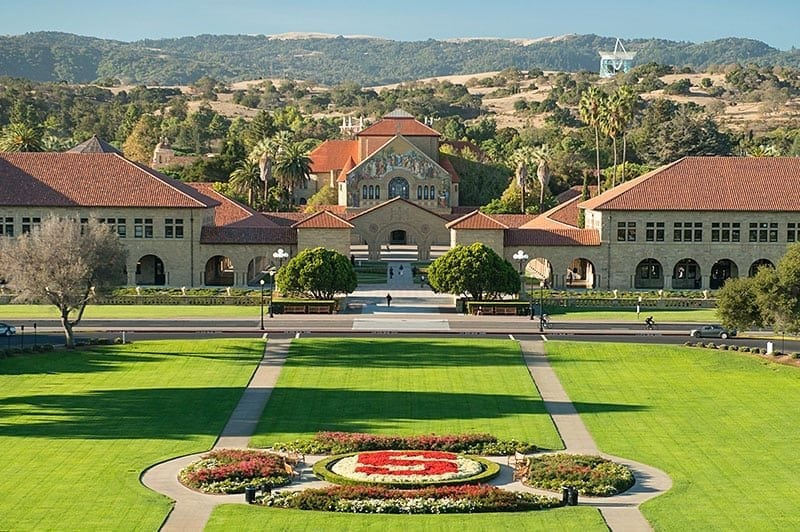
#> input picture images/stanford.jpg, 800 x 532 px
$ python main.py
#> lines starting #> are read from the running program, lines starting #| are printed output that depends on the picture
#> further down, forestImage is the input picture: shape (532, 800, 3); mean B, G, R 90.2, 131.8, 126.2
### focusSimulation.py
import cv2
import math


def calculateRho(sceneProperties, focuserProperties, img):
    """
    :param sceneProperties: SceneProperties object
    :param focuserProperties: FocuserProperties object
    :param img: numpy image shape (get using image.shape)
    :return: Rho of blur circle
    """
    realSceneHeight = math.tan(math.radians(focuserProperties.viewAngle / 2.0)) * sceneProperties.distance * 2
    equivalentSensorHeight = realSceneHeight * focuserProperties.focalLength / sceneProperties.distance
    return max(img.shape[0], img.shape[1]) / equivalentSensorHeight


def getBlurRadius(sceneProperties, focuserProperties, focuserPosition):
    f = focuserProperties.focalLength
    u = sceneProperties.distance
    s = f + (focuserPosition / 255.0) * focuserProperties.barrelLength
    A = focuserProperties.aperture

    r = s * A * ((1.0 / f) - (1.0 / u) - (1.0 / s)) / 2

    return r


def getPixelBlurRadius(sceneProperties, focuserProperties, focuserPosition, img):
    r = getBlurRadius(sceneProperties, focuserProperties, focuserPosition)
    p = calculateRho(sceneProperties, focuserProperties, img)

    return r * p


def blurImage(sceneProperties, focuserProperties, focuserPosition, img):
    if focuserPosition > 255:
        raise Exception('Invalid focuser position ' + str(focuserPosition) + '. Must be [0, 255].')

    blurRadius = abs(round(getPixelBlurRadius(sceneProperties, focuserProperties, focuserPosition, img)))
    blurDiameter = blurRadius * 2 + 1

    return cv2.GaussianBlur(img, (blurDiameter, blurDiameter), cv2.BORDER_DEFAULT), blurRadius

### autofocusAlgorithm.py
import numpy as np
from focusSimulation import blurImage
import math
import cv2
from matplotlib import pyplot as plt

MAX_FOCUSER_POSITION = 255


class FocuserPosition:
    """
    Basic class to capture focuser position and its respective focus score
    """

    def __init__(self, position, score):
        self.p = position
        self.s = score


def getMagnitudeSpectrum(blurredImage):
    """
    Calculate the FFT using openCV. Return the top left quadrant.

    :param blurredImage: Image to transform
    :return: Top left corner of FFT
    """
    # First convert to gray before transforming
    ftransform = np.fft.fft2(cv2.cvtColor(blurredImage, cv2.COLOR_RGB2GRAY))
    # We only need one quadrant of the FFT
    ftransform = np.vsplit(np.hsplit(ftransform, 2)[0], 2)[0]
    return np.log(np.abs(ftransform)) / 20


def getFocusScore(magnitudeSpectrum):
    """
    The focus value is calculated by taking the pixel position in the magnitude, shifting extra weight to the high
    frequency components by taking the sum of the natural log of its position, and multiplying that by the pixel value

    :param magnitudeSpectrum: spectrum returned by getMagnitudeSpectrum()
    :return: Abstract value for how focused image is
    """
    height, width = magnitudeSpectrum.shape
    accumulator = 0.0
    for row in range(0, height):
        for col in range(0, width):
            logRow = 1 if row == 0 else math.log(row)
            logCol = 1 if col == 0 else math.log(col)
            accumulator += magnitudeSpectrum.item(row, col) * (logRow + logCol)

    return accumulator / (height * width)


def getSubArea(img, hCenter, wCenter, size):
    radius = math.floor(size / 2)
    hAreaSplit = np.hsplit(img, [wCenter - radius, wCenter + size - radius])[1]
    return np.vsplit(hAreaSplit, [hCenter - radius, hCenter + size - radius])[1]


def getCenter50(img):
    height, width = img.shape[:2]
    return getSubArea(img, round(height / 2), round(width / 2), 50)


class AutofocusAlgorithm:
    def __init__(self, sceneProperties, focuserProperties, img):
        self.sProp = sceneProperties
        self.fProp = focuserProperties
        self.originalImage = img
        self.fPosMaxDelta = math.floor(self.fProp.maxBarrelSpeed * 255.0 / self.fProp.barrelLength)
        self.fPos = 0  # Current capture position. Move before current capture
        self.curCaptureIndex = 0  # Increment after current capture
        self.pList = []

    def displayImage(self, img, centerChunk, magnitudeSpectrum, blurRadius, finalImage=False):
        if self.curCaptureIndex == self.fProp.maxNumCaptures - 1:
            finalImage = True

        plt.figure(figsize=(15, 8))
        plt.subplot(131)
        plt.imshow(img)
        plt.title('Blur Radius = ' + str(blurRadius))
        plt.xticks([])
        plt.yticks([])

        plt.subplot(132)
        plt.imshow(centerChunk)
        if finalImage:
            appendThis = '(FINAL IMAGE)'
        else:
            appendThis = ''
        plt.title('Capture = ' + str(self.curCaptureIndex) + ', focuser position = ' + str(self.fPos) + appendThis)
        plt.xticks([])
        plt.yticks([])

        plt.subplot(133)
        plt.imshow(magnitudeSpectrum, cmap='gray')
        plt.title('Magnitude Spectrum = ' + str(getFocusScore(magnitudeSpectrum)))
        plt.xticks([])
        plt.yticks([])
        plt.show()

    def insertIntoList(self, pos, score):
        """
        Keeps the pList sorted

        :param pos: Focuser position
        :param score: Focuser score
        :return:
        """
        for i in range(0, len(self.pList)):
            if self.pList[i].p > pos:
                self.pList.insert(i, FocuserPosition(pos, score))
                self.curCaptureIndex += 1
                return
            elif self.pList[i].p == pos:
                # The program is deterministic, so we will skip this for now
                if self.pList[i].s != score:
                    print('WARNING: pos(' + str(pos) + ') may have different values: ' +
                          str(self.pList[i].s) + ', ' + str(score))
                self.curCaptureIndex += 1
                return

        self.pList.append(FocuserPosition(pos, score))
        self.curCaptureIndex += 1

    def getMaxFocusScore(self):
        maxScore = 0
        maxScoreIndex = 0
        for i in range(0, len(self.pList)):
            if self.pList[i].s > maxScore:
                maxScore = self.pList[i].s
                maxScoreIndex = i
        return maxScore, maxScoreIndex

    def moveFocuserToPosition(self, pos):
        if self.fPos < pos:
            self.fPos = min(pos, self.fPos + self.fPosMaxDelta)
        else:
            self.fPos = max(pos, self.fPos - self.fPosMaxDelta)
        return self.fPos

    def focusImage(self, display=True):
        # Number of captures needed to sweep length of barrel
#> called with display = True
        capturesToSweepBarrel = math.ceil(MAX_FOCUSER_POSITION * 1.0 / self.fPosMaxDelta)

        while self.curCaptureIndex < self.fProp.maxNumCaptures - 1:
            # If this is not the first capture, increment fPos
            if len(self.pList) != 0:
                self.fPos = min(self.fPos + self.fPosMaxDelta, MAX_FOCUSER_POSITION)

            # Get blurred image
            blurredImage, blurRadius = blurImage(self.sProp, self.fProp, self.fPos, self.originalImage)
            centerChunk = getCenter50(blurredImage)
            magnitudeSpectrum = getMagnitudeSpectrum(centerChunk)
            fScore = getFocusScore(magnitudeSpectrum)
            if display:
                self.displayImage(blurredImage, centerChunk, magnitudeSpectrum, blurRadius)
            else:
                print('Capture = ' + str(self.curCaptureIndex) + ', position = ' + str(self.fPos))

            # Append to pList
            self.insertIntoList(self.fPos, fScore)

            # If we are not given enough captures to sweep entire barrel, we make the following assumption:
            #     If the focus score increases at any point, we have passed convergence
            if math.ceil(capturesToSweepBarrel * 4 / 3 + 1) >= self.fProp.maxNumCaptures:
                # If focus score at last position is better than what it is now.
                # We add a threshold of 0.1 to get rid of noise
                print('!!!')
                if len(self.pList) > 1 and self.pList[-2].s > fScore + 0.1:
                    # If position is past the 2/3 point, we can afford to do a full sweep. Otherwise we need to call
                    # it quits
                    if self.pList[-2].p < math.floor(MAX_FOCUSER_POSITION * 2 / 3):
                        break

            # We performed a full sweep at this point
            if self.fPos == MAX_FOCUSER_POSITION:
                break
#> this loop made 8 passes
#> (blurRadius, blurDiameter in blurImage, fScore) on passes 1 to 8: (5, 11, 0.742), (2, 5, 0.855), (1, 3, 0.975), (3, 7, 0.794), (6, 13, 0.724), (9, 19, 0.709), (11, 23, 0.701), (13, 27, 0.705)
#> pass 1, in focusImage, `blurredImage, blurRadius = blurImage(self.sProp, self.fProp, self.fPos..`:
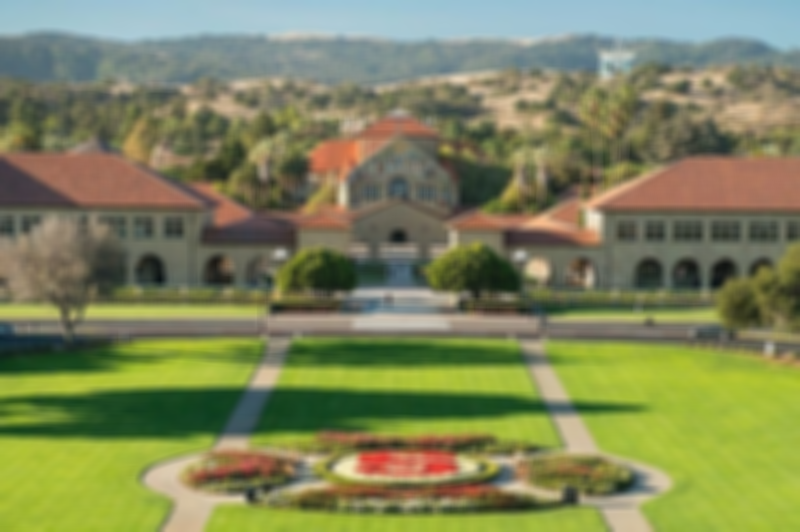
#> blurredImage: shape (532, 800, 3); mean R, G, B 126.2, 131.8, 90.2
#> after the loop:
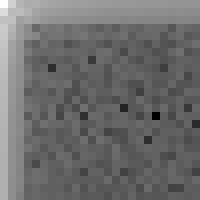
#> magnitudeSpectrum: shape (25, 25) float64 (shown 8 times larger); min -0.157, max 0.619, mean 0.176; drawn with min black and max white

        # We select the best focused image and its neighbors. Convergence should be somewhere within
        maxScore, maxScoreIndex = self.getMaxFocusScore()
#> the loop in getMaxFocusScore, `for i in range(0, len(self.pList)):` made 8 passes
#> maxScore on passes 1 to 3: 0.742, 0.855, 0.975
#> after the loop in getMaxFocusScore, `for i in range(0, len(self.pList)):`: maxScore = 0.975; maxScoreIndex = 2
#> maxScore = 0.975; maxScoreIndex = 2

        # We must move back to position of maxScoreIndex + 1. We can keep track on the way back, and sanity check.
        # But this should never be the highest value.
        upperThreshold = min(maxScoreIndex + 1, len(self.pList) - 1)
#> upperThreshold = 3
        innerSweepStart = self.pList[upperThreshold].p
#> innerSweepStart = 114

        # We want to save one more move at the very end to adjust to highest known focus score location
        while innerSweepStart < self.fPos and self.curCaptureIndex < self.fProp.maxNumCaptures - 1:
            self.fPos -= self.fPosMaxDelta

            # Get blurred image
            blurredImage, blurRadius = blurImage(self.sProp, self.fProp, self.fPos, self.originalImage)
            centerChunk = getCenter50(blurredImage)
            magnitudeSpectrum = getMagnitudeSpectrum(centerChunk)
            fScore = getFocusScore(magnitudeSpectrum)
            if display:
                self.displayImage(blurredImage, centerChunk, magnitudeSpectrum, blurRadius)
            else:
                print('Capture = ' + str(self.curCaptureIndex) + ', position = ' + str(self.fPos))

            self.insertIntoList(self.fPos, fScore)
#> this loop made 4 passes
#> (blurRadius, blurDiameter in blurImage, fScore) on passes 1 to 4: (10, 21, 0.704), (8, 17, 0.707), (5, 11, 0.742), (3, 7, 0.794)
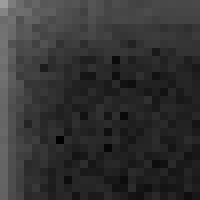
#> magnitudeSpectrum: shape (25, 25) float64 (shown 8 times larger); min 0.00483, max 0.619, mean 0.199
#> after the loop, self.fPos = 103

        # Now that we are within one fPosMaxDelta to the current highest score. The strategy now is as follows:
        #     For each iteration, we take one point below and one point above current focus score max.
        #     We move the focuser to 1/3 between the two points and sample again (closer to the point closer to the
        #     current focuser position)

        # We want to save one more move at the very end to adjust to highest known focus score location
        while self.curCaptureIndex < self.fProp.maxNumCaptures - 1:
            # First, find the best focus score
            maxScore, maxScoreIndex = self.getMaxFocusScore()

            thresholdLowIndex = max(0, maxScoreIndex - 1)
            thresholdHighIndex = min(len(self.pList) - 1, maxScoreIndex + 1)

            closerIndex = thresholdLowIndex if abs(self.fPos - self.pList[thresholdLowIndex].p) < \
                                               abs(self.fPos - self.pList[thresholdHighIndex].p) else thresholdHighIndex
            furtherIndex = thresholdLowIndex if closerIndex == thresholdHighIndex else thresholdHighIndex
            nextPosition = round((self.pList[closerIndex].p * 2 + self.pList[furtherIndex].p) / 3)

            # Used to determine convergence at the end of while statement
            curPosition = self.fPos

            self.moveFocuserToPosition(nextPosition)

            # We can consider the algorithm converged if the bottom criteria is met (actual capture is done after
            # this for loop
            if abs(maxScore - fScore) < 0.1 and abs(curPosition - self.fPos) < 5:
                break

            # Get blurred image
            blurredImage, blurRadius = blurImage(self.sProp, self.fProp, self.fPos, self.originalImage)
            centerChunk = getCenter50(blurredImage)
            magnitudeSpectrum = getMagnitudeSpectrum(centerChunk)
            fScore = getFocusScore(magnitudeSpectrum)
            if display:
                self.displayImage(blurredImage, centerChunk, magnitudeSpectrum, blurRadius)
            else:
                print('Capture = ' + str(self.curCaptureIndex) + ', position = ' + str(self.fPos))

            self.insertIntoList(self.fPos, fScore)
#> this loop made 3 passes
#> (maxScore, nextPosition, curPosition) on passes 1 to 2: (0.975, 81, 103), (0.975, 67, 81)
#> (maxScore, nextPosition, curPosition) on pass 3: (1.33, 63, 67)
#> pass 2, in displayImage (call 14), `plt.show()`:
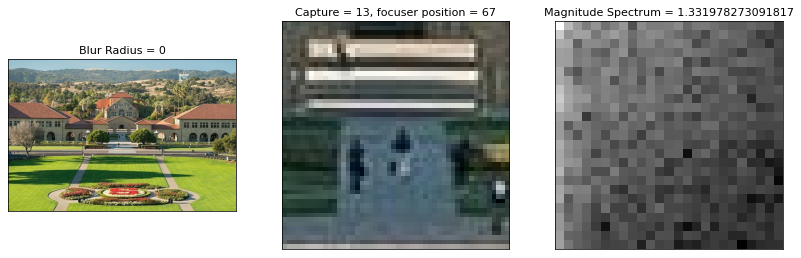
#> figure drawn by matplotlib, 3 panels
#> after the loop:
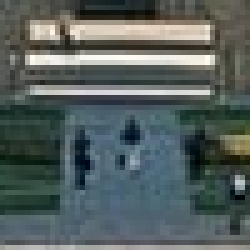
#> centerChunk: shape (50, 50, 3) (shown 5 times larger); mean R, G, B 85.5, 96.1, 94.4
#> after the loop:
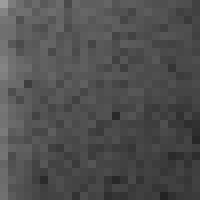
#> magnitudeSpectrum: shape (25, 25) float64 (shown 8 times larger); min 0.139, max 0.618, mean 0.311


        # Final adjustment towards the best score
        maxScore, maxScoreIndex = self.getMaxFocusScore()
        self.moveFocuserToPosition(self.pList[maxScoreIndex].p)

        # Get blurred image
        blurredImage, blurRadius = blurImage(self.sProp, self.fProp, self.fPos, self.originalImage)
        centerChunk = getCenter50(blurredImage)
#> in getSubArea (call 15), `hAreaSplit = np.hsplit(img, [wCenter - radius, wCenter + size - radius..`:
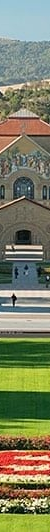
#> hAreaSplit: shape (532, 50, 3); mean R, G, B 124.3, 127.7, 98.9
        magnitudeSpectrum = getMagnitudeSpectrum(centerChunk)
        fScore = getFocusScore(magnitudeSpectrum)
        if display:
            self.displayImage(blurredImage, centerChunk, magnitudeSpectrum, blurRadius, True)
        else:
            print('Capture = ' + str(self.curCaptureIndex) + ', position = ' + str(self.fPos))

        self.insertIntoList(self.fPos, fScore)
#> the loop in insertIntoList, `for i in range(0, len(self.pList)):` made 3 passes
#> self.curCaptureIndex on pass 3: 15
#> after the loop in insertIntoList, `for i in range(0, len(self.pList)):`: self.curCaptureIndex = 15; self.pList = 14 items

### common.py
class SceneProperties:
    def __init__(self, distance):
        if distance < .1:
            raise Exception('Minimum scene distance must be more than 0.1 meters away')
        self.distance = distance


class FocuserProperties:
    def __init__(self, aperture, focalLength, viewAngle, barrelLength, maxNumCaptures, maxBarrelSpeed):
        if aperture <= 0:
            raise Exception('Aperture must be positive and non-zero')
        if focalLength <= 0:
            raise Exception('Focal length must be positive and non-zero')
        if viewAngle <= 0 or viewAngle > 180:
            raise Exception('View angle must be between [0, 180]')
        if barrelLength <= 0:
            raise Exception('Barrel Length must be positive and non-zero')
        if maxNumCaptures <= 0:
            raise Exception('Max num captures must be positive and non-zero')
        if maxBarrelSpeed <= 0:
            raise Exception('Max barrel speed must be positive and non-zero')
        self.aperture = aperture
        self.focalLength = focalLength
        self.viewAngle = viewAngle
        self.barrelLength = barrelLength
        self.maxNumCaptures = maxNumCaptures
        self.maxBarrelSpeed = maxBarrelSpeed

### main.py
from common import SceneProperties
from common import FocuserProperties
from autofocusAlgorithm import AutofocusAlgorithm
import cv2

if __name__ == "__main__":
    defaultScene = SceneProperties(1)

    # [5 lines of commented-out code are left out]

    defaultFocuser = FocuserProperties(0.028, 0.05, 100, 0.01, 20, 0.0015)

    forestImage = cv2.imread('images/stanford.jpg')
    if forestImage is None:
        raise Exception('Cannot find image')

    forestImage = cv2.cvtColor(forestImage, cv2.COLOR_BGR2RGB)

    focuser = AutofocusAlgorithm(defaultScene, defaultFocuser, forestImage)
    focuser.focusImage()

$ run again, with images/forest.jpg copied over images/stanford.jpg
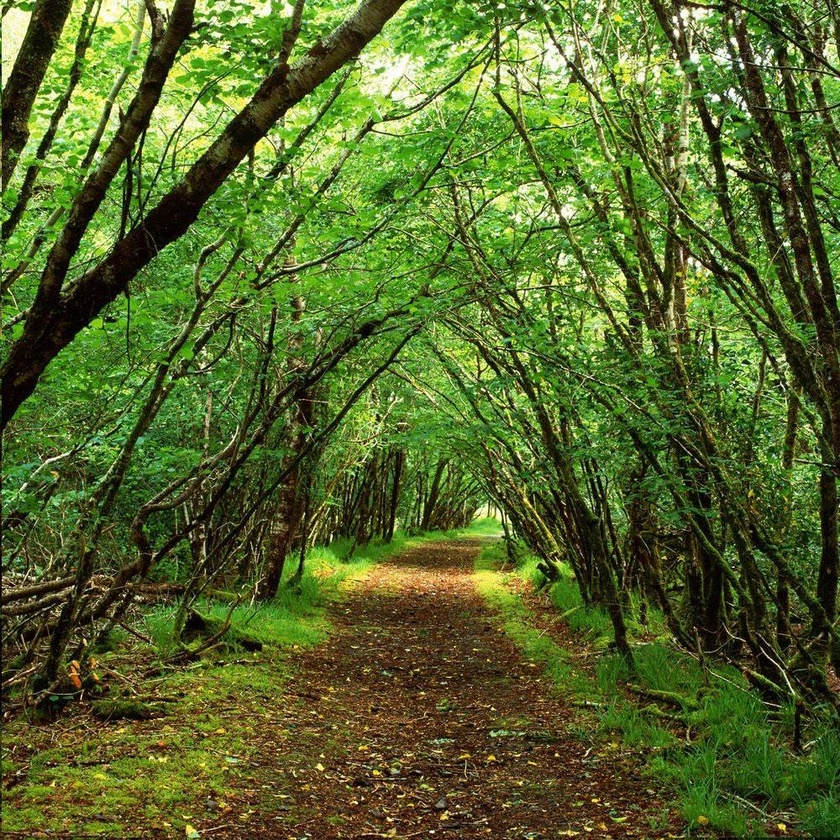
#> input picture images/forest.jpg, 840 x 840 px, shrunk from 1000 x 1000 before the run
#> forestImage is the input picture: shape (840, 840, 3); mean B, G, R 43.6, 103.2, 85.6
#> the loop in focusImage, `while self.curCaptureIndex < self.fProp.maxNumCaptures - 1:` made 8 passes
#> (blurRadius, blurDiameter in blurImage, fScore) on passes 1 to 8: (5, 11, 0.769), (2, 5, 0.934), (1, 3, 1.09), (3, 7, 0.847), (6, 13, 0.751), (9, 19, 0.726), (12, 25, 0.723), (14, 29, 0.72)
#> the loop in getMaxFocusScore, `for i in range(0, len(self.pList)):` made 8 passes
#> maxScore on passes 1 to 3: 0.769, 0.934, 1.09
#> after the loop in getMaxFocusScore, `for i in range(0, len(self.pList)):`: maxScore = 1.09; maxScoreIndex = 2
#> in focusImage, `maxScore, maxScoreIndex = self.getMaxFocusScore()`: maxScore = 1.09; maxScoreIndex = 2
#> upperThreshold = 3
#> innerSweepStart = 114
#> the loop in focusImage, `while innerSweepStart < self.fPos and self.curCaptureIndex < self.fPro..` made 4 passes
#> (blurRadius, blurDiameter in blurImage, fScore) on passes 1 to 4: (11, 23, 0.73), (8, 17, 0.728), (5, 11, 0.769), (3, 7, 0.847)
#> after the loop in focusImage, `while innerSweepStart < self.fPos and self.curCaptureIndex < self.fPro..`: self.fPos = 103
#> the loop in focusImage, `while self.curCaptureIndex < self.fProp.maxNumCaptures - 1:` made 3 passes
#> (nextPosition, curPosition) on passes 1 to 2: (81, 103), (67, 81)
#> after the loop in focusImage, `while self.curCaptureIndex < self.fProp.maxNumCaptures - 1:`:
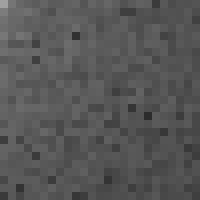
#> magnitudeSpectrum: shape (25, 25) float64 (shown 8 times larger); min 0.175, max 0.629, mean 0.34
#> in getSubArea (call 15), `hAreaSplit = np.hsplit(img, [wCenter - radius, wCenter + size - radius..`:
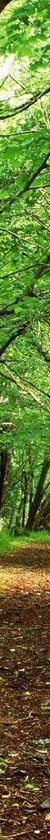
#> hAreaSplit: shape (840, 50, 3); mean R, G, B 100.7, 119.8, 51.9
#> the loop in insertIntoList, `for i in range(0, len(self.pList)):` made 3 passes
#> self.curCaptureIndex on pass 3: 15
#> after the loop in insertIntoList, `for i in range(0, len(self.pList)):`: self.curCaptureIndex = 15; self.pList = 14 items
